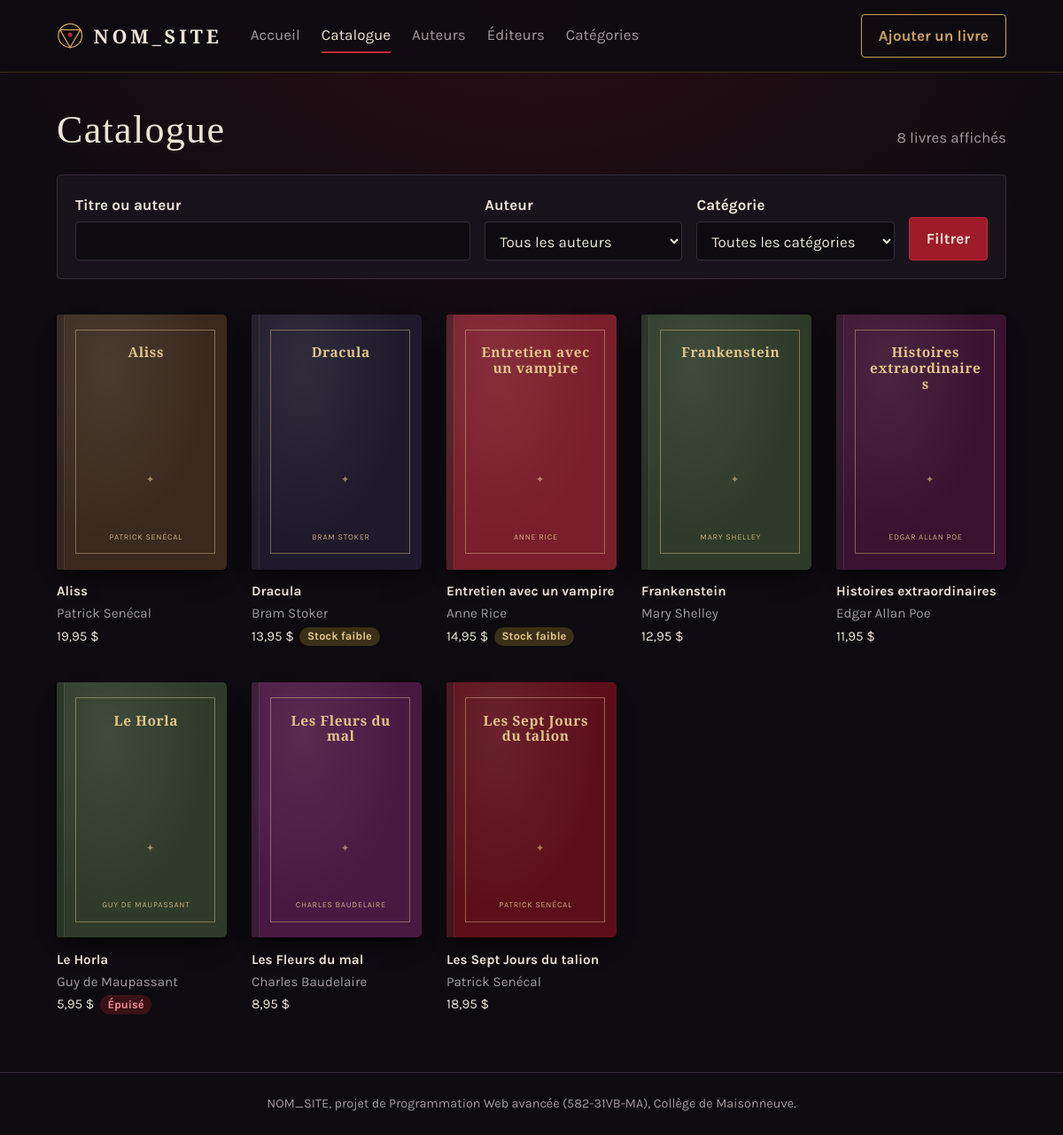
The app's page /livres.php with its own data.
### tables this page shows
CREATE TABLE livre (
    id                 INT UNSIGNED   NOT NULL AUTO_INCREMENT,
    titre              VARCHAR(150)   NOT NULL,
    auteur_id          INT UNSIGNED   NOT NULL,
    editeur_id         INT UNSIGNED   NULL,
    annee_publication  SMALLINT       NULL,
    prix               DECIMAL(6,2)   NOT NULL DEFAULT 0.00,
    quantite_stock     INT UNSIGNED   NOT NULL DEFAULT 0,
    resume             TEXT           NULL,
    couleur_couverture CHAR(7)        NOT NULL DEFAULT '#5C0F1A',
    PRIMARY KEY (id),
    CONSTRAINT fk_livre_auteur
        FOREIGN KEY (auteur_id) REFERENCES auteur (id)
        ON DELETE RESTRICT ON UPDATE CASCADE,
    CONSTRAINT fk_livre_editeur
        FOREIGN KEY (editeur_id) REFERENCES editeur (id)
        ON DELETE SET NULL ON UPDATE CASCADE
);

### includes/init.php (called while the page is built, shortened)
<?php
require_once __DIR__ . '/fonctions.php';
spl_autoload_register(function (string $nomClasse): void {
    $fichier = __DIR__ . '/../Classe/' . $nomClasse . '.php';
});

### Classe/Livre.php (called while the page is built, shortened)
<?php
class Livre extends Modele
{
    private string $titre = '';
    private float $prix = 0.0;
    private int $quantiteStock = 0;
    private ?string $auteurNom = null;
    public function hydrater(array $donnees): void
    {
        if (isset($donnees['id'])) {
            $this->id = (int) $donnees['id'];
        }
        $this->titre = trim($donnees['titre'] ?? '');
        $this->prix = (float) str_replace(',', '.', (string) ($donnees['prix'] ?? 0));
        $this->quantiteStock = (int) ($donnees['quantite_stock'] ?? 0);
        $this->auteurNom = $donnees['auteur_nom'] ?? null;
    }
    public static function rechercher(array $filtres = [], string $tri = 'l.titre', ?int $limite = null): array
    {
        $parametres = [];
        $trisPermis = ['l.titre', 'l.id DESC', 'l.quantite_stock'];
        $sql = 'SELECT l.*,
                       CONCAT(a.prenom, \' \', a.nom) AS auteur_nom,
                       e.nom AS editeur_nom,
                       GROUP_CONCAT(c.nom ORDER BY c.nom SEPARATOR \', \') AS categories_noms
                FROM livre l
                JOIN auteur a ON a.id = l.auteur_id
                LEFT JOIN editeur e ON e.id = l.editeur_id
                LEFT JOIN livre_categorie lc ON lc.livre_id = l.id
                LEFT JOIN categorie c ON c.id = lc.categorie_id';
        $sql .= ' GROUP BY l.id ORDER BY ' . $tri;
        $requete = self::pdo()->prepare($sql);
        $requete->execute($parametres);
        return array_map(fn (array $ligne) => new Livre($ligne), $requete->fetchAll());
    }
    public function getCouleurCouverture(): string
    {
        $position = ($this->id ?? 0) % count(self::COULEURS_COUVERTURE);
        return self::COULEURS_COUVERTURE[$position];
    }
    public function getTitre(): string
    {
        return $this->titre;
    }
    public function getPrix(): float
    {
        return $this->prix;
    }
    public function getQuantiteStock(): int
    {
        return $this->quantiteStock;
    }
    public function getAuteurNom(): ?string
    {
        return $this->auteurNom ??= $this->getAuteur()?->getNomComplet();
    }
    public function estEnStockFaible(): bool
    {
        return $this->quantiteStock <= self::SEUIL_STOCK_FAIBLE;
    }
}

### Classe/Database.php (called while the page is built, shortened)
<?php
class Database
{
    private static ?PDO $connexion = null;
    public static function getConnexion(): PDO
    {
        if (self::$connexion === null) {
            $dsn = 'mysql:host=' . DB_HOTE . ';dbname=' . DB_NOM . ';charset=utf8mb4';
            self::$connexion = new PDO($dsn, DB_UTILISATEUR, DB_MOT_DE_PASSE, [
                PDO::ATTR_ERRMODE            => PDO::ERRMODE_EXCEPTION,
                PDO::ATTR_DEFAULT_FETCH_MODE => PDO::FETCH_ASSOC,
                PDO::ATTR_EMULATE_PREPARES   => false,
            ]);
        }
        return self::$connexion;
    }
}

### Classe/Modele.php (called while the page is built, shortened)
<?php
abstract class Modele
{
    protected ?int $id = null;
    protected static function pdo(): PDO
    {
        return Database::getConnexion();
    }
    public function getId(): ?int
    {
        return $this->id;
    }
    protected static function entierOuNull(mixed $valeur): ?int
    {
        return ($valeur === null || $valeur === '') ? null : (int) $valeur;
    }
    protected static function texteOuNull(mixed $valeur): ?string
    {
        $texte = trim((string) $valeur);
        return $texte === '' ? null : $texte;
    }
}

### livres.php (the view, shortened to what this page needs)
<?php
require_once 'includes/init.php';
$filtres = [
    'texte'        => trim($_GET['texte'] ?? ''),
    'auteur_id'    => (int) ($_GET['auteur'] ?? 0),
    'categorie_id' => (int) ($_GET['categorie'] ?? 0),
];
$filtreActif = $filtres['texte'] !== '' || $filtres['auteur_id'] > 0 || $filtres['categorie_id'] > 0;
$livres = Livre::rechercher($filtres);
require 'includes/entete.php';
?>
<div class="en-tete-page">
    <h1>Catalogue</h1>
    <p class="texte-discret"><?= count($livres) ?> livre<?= count($livres) > 1 ? 's' : '' ?> affiché<?= count($livres) > 1 ? 's' : '' ?></p>
</div>
<form class="filtres" method="get" action="livres.php" role="search">
    <div class="champ">
        <label for="texte">Titre ou auteur</label>
        <input type="search" id="texte" name="texte" value="<?= e($filtres['texte']) ?>">
    </div>
    <div class="champ">
        <label for="auteur">Auteur</label>
        <select id="auteur" name="auteur">
            <option value="0">Tous les auteurs</option>
        </select>
    </div>
    <div class="champ">
        <label for="categorie">Catégorie</label>
        <select id="categorie" name="categorie">
            <option value="0">Toutes les catégories</option>
        </select>
    </div>
    <div class="filtres__actions">
        <button type="submit" class="bouton">Filtrer</button>
    </div>
</form>
<?php if (empty($livres)) : ?>
    <div class="vide">
        <p><?= $filtreActif ? 'Aucun livre ne correspond à ces filtres.' : 'Le catalogue est vide.' ?></p>
        <a class="bouton" href="livre-form.php">Ajouter un livre</a>
    </div>
<?php else : ?>
    <ul class="rayon">
        <?php foreach ($livres as $livre) : ?>
            <li class="rayon__livre">
                <a href="livre-fiche.php?id=<?= $livre->getId() ?>" tabindex="-1">
                    <?= couvertureHtml($livre) ?>
                </a>
                <div class="rayon__infos">
                    <a class="rayon__titre" href="livre-fiche.php?id=<?= $livre->getId() ?>"><?= e($livre->getTitre()) ?></a>
                    <span class="texte-discret"><?= e($livre->getAuteurNom()) ?></span>
                    <span class="rayon__prix">
                        <?= formatPrix($livre->getPrix()) ?>
                        <?php if ($livre->getQuantiteStock() === 0) : ?>
                            <span class="pastille pastille--rupture">Épuisé</span>
                        <?php elseif ($livre->estEnStockFaible()) : ?>
                            <span class="pastille pastille--faible">Stock faible</span>
                        <?php endif; ?>
                    </span>
                </div>
            </li>
        <?php endforeach; ?>
    </ul>
<?php endif; ?>
<?php require 'includes/pied.php'; ?>

### includes/fonctions.php (shortened to what this page needs)
<?php
function e(mixed $valeur): string
{
    return htmlspecialchars((string) $valeur, ENT_QUOTES, 'UTF-8');
}
function formatPrix(float $prix): string
{
    return number_format($prix, 2, ',', "\u{00A0}") . "\u{00A0}$";
}
function couvertureHtml(Livre $livre, bool $grande = false): string
{
    $classes = 'couverture' . ($grande ? ' couverture--grande' : '');
    $style = '--couleur: ' . e($livre->getCouleurCouverture()) . ';';
    return '<div class="' . $classes . '" style="' . $style . '" aria-hidden="true">'
        . '<span class="couverture__titre">' . e($livre->getTitre()) . '</span>'
        . '<span class="couverture__auteur">' . e($livre->getAuteurNom() ?? '') . '</span>'
        . '</div>';
}

### css/style.css (style rules this page uses)
:root { color-scheme: dark; --nuit: #0E0B10; --ombre: #18131B; --ombre-claire: #221A25; --bordure: #362B39; --parchemin: #EDE4D8; --cendre: #A39A9F; --sang: #9E1B2A; --sang-vif: #C0283A; --sang-sombre: #3A1117; --dorure: #CBA35C; --dorure-sombre: #3B2F17; --police-titre: "Cinzel", "Trajan Pro", Georgia, serif; --police-texte: "Karla", "Helvetica Neue", Arial, sans-serif; --largeur-max: 1120px; --rayon: 4px; }
*, *::before, *::after { box-sizing: border-box; }
body { margin: 0; min-height: 100vh; display: flex; flex-direction: column; background: radial-gradient(ellipse 80% 45% at 50% 0%, rgba(158, 27, 42, 0.18), transparent 70%), var(--nuit); color: var(--parchemin); font-family: var(--police-texte); font-size: 1.0625rem; line-height: 1.55; }
h1, h2 { font-family: var(--police-titre); font-weight: 500; line-height: 1.15; letter-spacing: 0.03em; margin: 0 0 0.5em; }
h1 { font-size: clamp(2rem, 4vw, 2.75rem); }
a { color: var(--dorure); text-underline-offset: 0.2em; }
.texte-discret { color: var(--cendre); }
.bouton { display: inline-block; padding: 0.65rem 1.2rem; border: 1px solid var(--sang-vif); border-radius: var(--rayon); background: var(--sang); color: var(--parchemin); font: inherit; font-weight: 700; text-decoration: none; cursor: pointer; }
.pastille { display: inline-block; padding: 0.05rem 0.55rem; border-radius: 999px; font-size: 0.8rem; font-weight: 700; vertical-align: middle; }
.pastille--faible { background: var(--dorure-sombre); color: #E3C489; }
.pastille--rupture { background: var(--sang-sombre); color: #F08A95; }
.en-tete-page { display: flex; flex-wrap: wrap; align-items: baseline; justify-content: space-between; gap: 0.5rem 1.5rem; margin-bottom: 1.5rem; }
.en-tete-page h1, .en-tete-page p { margin: 0; }
.couverture { container-type: inline-size; position: relative; display: flex; flex-direction: column; justify-content: space-between; aspect-ratio: 2 / 3; padding: 18% 14% 15% 19%; border-radius: 2px 5px 5px 2px; background: radial-gradient(ellipse at 30% 20%, rgba(255, 255, 255, 0.08), transparent 60%), var(--couleur, var(--sang)); color: var(--couleur-texte, #E3C489); text-align: center; box-shadow: inset 8px 0 0 rgba(0, 0, 0, 0.35), inset 9px 0 0 rgba(255, 255, 255, 0.08), 0 2px 3px rgba(0, 0, 0, 0.6), 0 14px 24px -12px rgba(0, 0, 0, 0.9); overflow: hidden; }
.couverture::before { content: ""; position: absolute; inset: 6% 7% 6% 11%; border: 1px solid currentColor; opacity: 0.45; pointer-events: none; }
.couverture::after { content: "✦"; position: absolute; left: 55%; top: 62%; transform: translateX(-50%); font-size: 9cqi; opacity: 0.6; }
.couverture__titre { font-family: var(--police-titre); font-size: 1rem; font-size: 12cqi; font-weight: 700; line-height: 1.15; letter-spacing: 0.04em; overflow-wrap: anywhere; display: -webkit-box; -webkit-line-clamp: 5; -webkit-box-orient: vertical; overflow: hidden; }
.couverture__auteur { font-size: 0.75rem; font-size: 7cqi; letter-spacing: 0.08em; text-transform: uppercase; opacity: 0.85; }
.filtres { display: grid; grid-template-columns: 2fr 1fr 1fr auto; gap: 1rem; align-items: end; margin-bottom: 2.5rem; padding: 1.25rem; border: 1px solid var(--bordure); border-radius: var(--rayon); background: var(--ombre); }
.filtres .champ { margin: 0; }
.filtres__actions { display: flex; align-items: center; gap: 1rem; white-space: nowrap; }
.rayon { display: grid; grid-template-columns: repeat(auto-fill, minmax(160px, 1fr)); gap: 2.5rem 1.75rem; margin: 0; padding: 0; list-style: none; }
.rayon__livre > a { display: block; text-decoration: none; transition: filter 0.2s ease; }
.rayon__infos { display: flex; flex-direction: column; gap: 0.1rem; margin-top: 0.85rem; font-size: 0.95rem; }
.rayon__titre { color: var(--parchemin); font-weight: 700; text-decoration: none; }
.rayon__prix { display: flex; flex-wrap: wrap; align-items: center; gap: 0.4rem; }
.champ { margin: 0 0 1.25rem; padding: 0; border: 0; }
.champ label, .champ legend { display: block; margin-bottom: 0.35rem; font-weight: 700; }
.champ input:not([type="checkbox"], [type="color"]), .champ select, .champ textarea { width: 100%; padding: 0.6rem 0.75rem; border: 1px solid var(--bordure); border-radius: var(--rayon); background: var(--nuit); color: var(--parchemin); font: inherit; }
.champ input:not([type="checkbox"], [type="color"]), .champ select { height: 2.75rem; }

### records on screen
livre: titre "Aliss", AuteurNom "PATRICK SENÉCAL", AuteurNom "Patrick Senécal", prix "19,95 $"
livre: titre "Dracula", AuteurNom "BRAM STOKER", AuteurNom "Bram Stoker", prix "13,95 $", quantite_stock "Stock faible"
livre: titre "Entretien avec un vampire", AuteurNom "ANNE RICE", AuteurNom "Anne Rice", prix "14,95 $", quantite_stock "Stock faible"
livre: titre "Frankenstein", AuteurNom "MARY SHELLEY", AuteurNom "Mary Shelley", prix "12,95 $"
livre: titre "Histoires extraordinaires", AuteurNom "EDGAR ALLAN POE", AuteurNom "Edgar Allan Poe", prix "11,95 $"
livre: titre "Le Horla", AuteurNom "GUY DE MAUPASSANT", AuteurNom "Guy de Maupassant", prix "5,95 $", quantite_stock "Épuisé"
livre: titre "Les Fleurs du mal", AuteurNom "CHARLES BAUDELAIRE", AuteurNom "Charles Baudelaire", prix "8,95 $"
livre: titre "Les Sept Jours du talion", AuteurNom "PATRICK SENÉCAL", AuteurNom "Patrick Senécal", prix "18,95 $"

### other values on screen
NOM_SITE "NOM_SITE"
$libelle "Accueil"
$libelle "Catalogue"
$libelle "Auteurs"
$libelle "Éditeurs"
$libelle "Catégories"
count($livres) "8"
